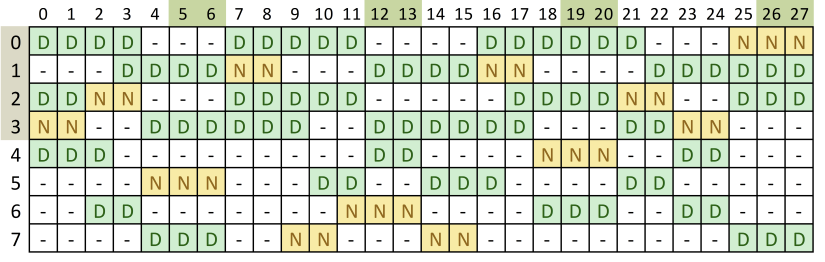
#> input picture 2-class CNN model/schedule3.png, 825 x 262 px, found by its file name
$ python crop_code.py
#> lines starting #> are read from the running program, lines starting #| are printed output that depends on the picture; after the words box and inside, x2 and y2 are one past the last pixel; in counts of white or black regions, pixels touching at a corner belong together
import cv2
import numpy as np
import matplotlib.pyplot as plt
from PIL import Image

# 1) Load image as grayscale
img_path = "/content/sample_data/schedule3.png"
img = cv2.imread(img_path, cv2.IMREAD_GRAYSCALE)
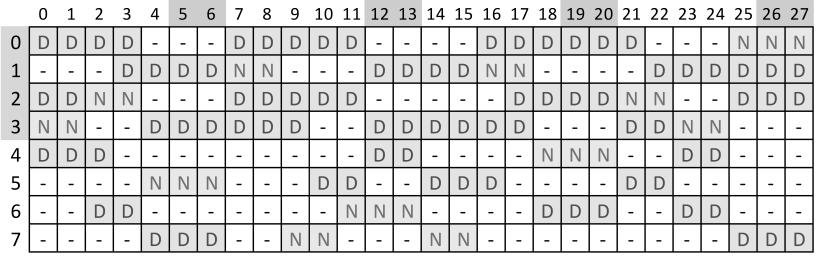
#> img: shape (262, 825); min 0, max 255, mean 213.4

# 2) Binarize (invert + Otsu)
_, binary = cv2.threshold(img, 0, 255,
                          cv2.THRESH_BINARY_INV + cv2.THRESH_OTSU)
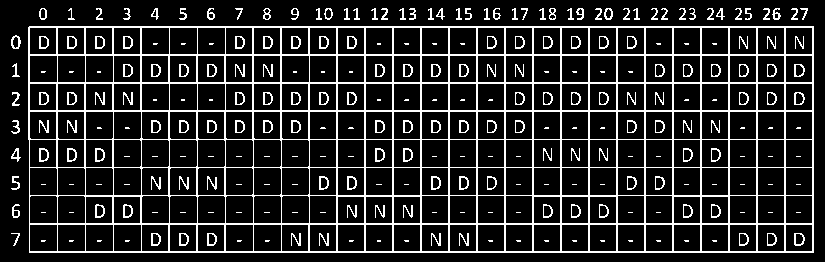
#> binary: shape (262, 825); 15.2% white in thin lines or dots

# 3) Morphology to extract thick border lines
h_kernel = cv2.getStructuringElement(cv2.MORPH_RECT, (100, 1))
v_kernel = cv2.getStructuringElement(cv2.MORPH_RECT, (1, 100))
h_lines = cv2.morphologyEx(binary, cv2.MORPH_OPEN, h_kernel)
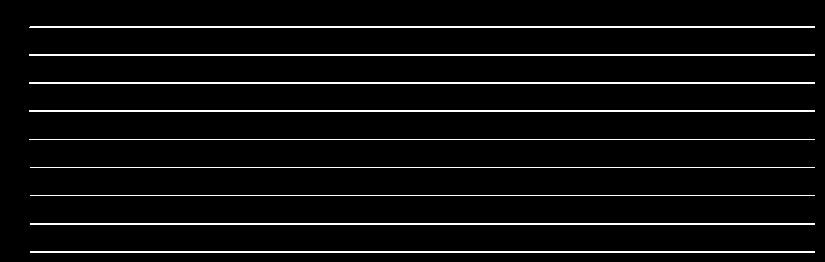
#> h_lines: shape (262, 825); 5.5% white in thin lines or dots, all inside (x1, y1, x2, y2) = (29, 26, 815, 253)
v_lines = cv2.morphologyEx(binary, cv2.MORPH_OPEN, v_kernel)
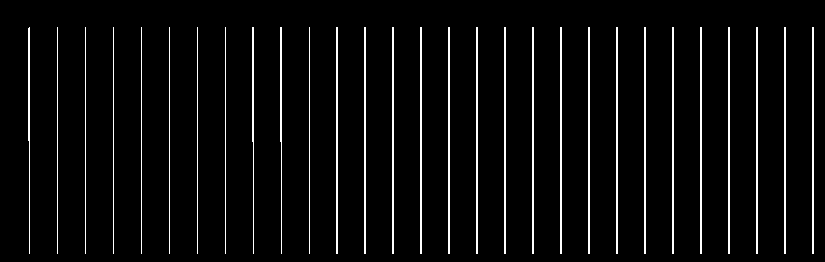
#> v_lines: shape (262, 825); 5.1% white in thin lines or dots, all inside (x1, y1, x2, y2) = (28, 27, 814, 254)

# 4) Separator detection
def find_seps(mask, axis, ratio=0.5):
#> called with axis = 'x', ratio = 0.5
    proj = mask.sum(axis=0) if axis=='x' else mask.sum(axis=1)
#> proj = 825 values, max 57885 at index 29, min 0 at index 0, mean 3403.7
    thresh = proj.max() * ratio
#> thresh = 28942.5
    idx = np.where(proj > thresh)[0]
#> idx = 49 values from 29 to 813
    groups = np.split(idx, np.where(np.diff(idx) > 1)[0] + 1)
#> groups = 29 items, first 6: [29], [57], [85], [113], [141], [169]
    return sorted(int(np.median(g)) for g in groups if len(g) > 0)

x_seps = find_seps(v_lines, 'x', 0.5)  # 세로 분할선 좌표
#> x_seps = 29 values from 29 to 812
y_seps = find_seps(h_lines, 'y', 0.5)  # 가로 분할선 좌표
#> y_seps = [26, 54, 82, 110, 139, 167, 195, 223, 251]

# 5) Separator 기반 동적 split
cols = list(zip(x_seps[:-1], x_seps[1:]))  # [(x0,x1), (x1,x2), ...]
#> cols = 28 pairs, first value 29 to 784, second value 57 to 812
rows = list(zip(y_seps[:-1], y_seps[1:]))  # [(y0,y1), (y1,y2), ...]
#> rows = [(26, 54), (54, 82), (82, 110), (110, 139), (139, 167), (167, 195), (195, 223), (223, 251)]

header_skip = 2               # "날짜", "요일" 같은 헤더 행 개수
data_rows   = rows[header_skip:]  # 실제 근무표 데이터 행만 선택
#> data_rows = [(82, 110), (110, 139), (139, 167), (167, 195), (195, 223), (223, 251)]

# 6) Overlay detected separators
plt.figure(figsize=(6,6))
plt.imshow(img, cmap='gray')
for x in x_seps:
    plt.axvline(x, color='r', linewidth=0.5)
#> this loop made 29 passes
#> x on passes 1 to 12: 29, 57, 85, 113, 141, 169, 197, 225, 252, 280, 309, 336
for y in y_seps:
    plt.axhline(y, color='r', linewidth=0.5)
#> this loop made 9 passes
#> y on passes 1 to 9: 26, 54, 82, 110, 139, 167, 195, 223, 251
plt.title("Dynamic Grid Overlay")
plt.axis('off')
plt.show()
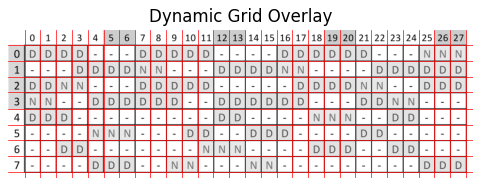
#> figure drawn by matplotlib, 1 panel

# 7) Crop and visualize a few sample cells
samples = [(0, 0), (0, 1), (1, 0)]  # (row_index, col_index)
fig, axes = plt.subplots(1, len(samples), figsize=(12,4))
for ax, (r, c) in zip(axes, samples):
    y1, y2 = data_rows[r]
    x1, x2 = cols[c]
    cell = img[y1:y2, x1:x2]
    ax.imshow(cell, cmap='gray')
    ax.set_title(f"Cell ({r},{c})")
    ax.axis('off')
#> this loop made 3 passes
#> (r, c, y1, y2, x1, x2) on passes 1 to 3: (0, 0, 82, 110, 29, 57), (0, 1, 82, 110, 57, 85), (1, 0, 110, 139, 29, 57)
#> pass 1, `cell = img[y1:y2, x1:x2]`:
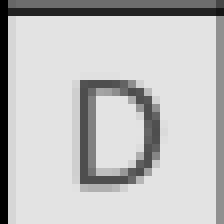
#> cell: shape (28, 28) (shown 8 times larger); min 0, max 227, mean 193.2
#> pass 3, `cell = img[y1:y2, x1:x2]`:
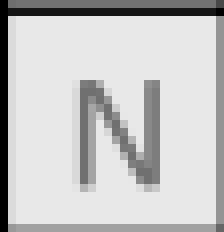
#> cell: shape (29, 28) (shown 8 times larger); min 0, max 232, mean 197.2
plt.tight_layout()
plt.show()
